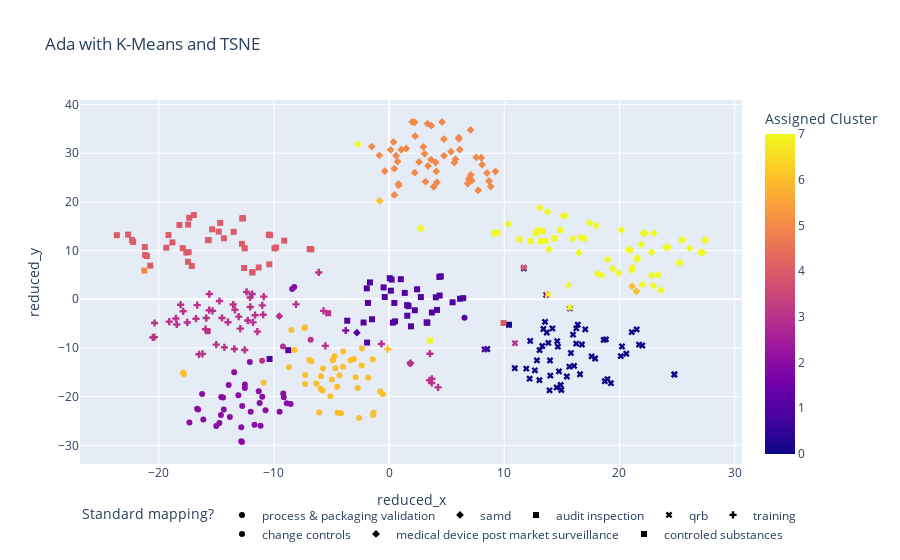

The code cell stored with this chart in its notebook:
### Markdown cell above
Visualize

### Code cell
EMBEDDINGS = [f"llm_{i}" for i in range(embeddings.shape[1])]

embeddings_reduced = \
    TSNE(
        n_components=2, init="random", learning_rate="auto", random_state=0
    ).fit_transform(embeddings[filter])

embeddings_df = pd.DataFrame(embeddings[filter], columns=EMBEDDINGS)
embeddings_df[REDUCED_DIMS] = embeddings_reduced
embeddings_df[CLUSTER] = clusters.labels_
embeddings_df[TARGET] = [features.mlb.classes_[c] for c in y_true[filter]]
embeddings_df[ORIGINAL_TEXT] = regulations[filter]
embeddings_df[ORIGINAL_TEXT] = embeddings_df[ORIGINAL_TEXT].str.wrap(100)
embeddings_df[ORIGINAL_TEXT] = embeddings_df[ORIGINAL_TEXT].str.replace("\n", "<br>")

fig = px.scatter(
    embeddings_df,
    y=REDUCED_DIMS[1],
    x=REDUCED_DIMS[0],
    color=CLUSTER,
    symbol=TARGET,
    hover_data=[ORIGINAL_TEXT, TARGET],
    title="Ada with K-Means and TSNE"
)
fig.update_layout(uniformtext_mode="hide")
fig.update_layout(legend_orientation="h")
fig.show()
